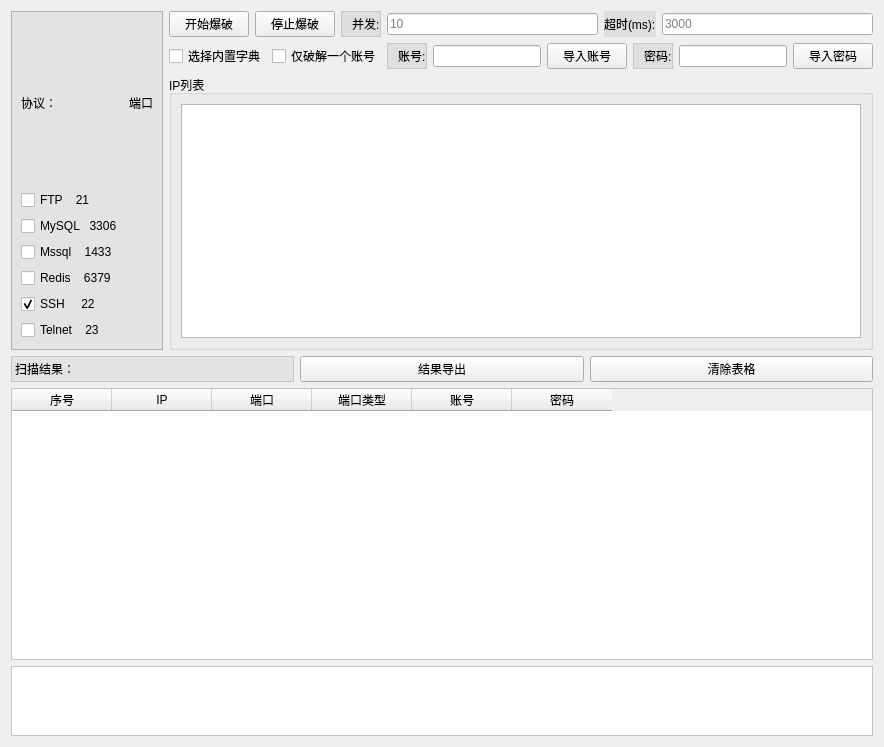
          <widget class="QWidget" name="tab_13">
           <attribute name="title">
            <string>暴力破解</string>
           </attribute>
           <layout class="QGridLayout" name="gridLayout_6">
            <item row="0" column="0">
             <layout class="QVBoxLayout" name="verticalLayout_6" stretch="5,1,4,1">
              <item>
               <layout class="QHBoxLayout" name="horizontalLayout_14" stretch="0,0">
                <item>
                 <widget class="QFrame" name="frame_22">
                  <property name="styleSheet">
                   <string notr="true">QFrame{
	background-color:rgb(227, 227, 227);
}</string>
                  </property>
                  <property name="frameShape">
                   <enum>QFrame::StyledPanel</enum>
                  </property>
                  <property name="frameShadow">
                   <enum>QFrame::Raised</enum>
                  </property>
                  <layout class="QGridLayout" name="gridLayout" rowstretch="0,0,0,0,0,0,0">
                   <item row="6" column="0">
                    <widget class="QCheckBox" name="checkBox_10">
                     <property name="text">
                      <string>Telnet    23</string>
                     </property>
                     <property name="checked">
                      <bool>false</bool>
                     </property>
                     <attribute name="buttonGroup">
                      <string notr="true">buttonGroup_7</string>
                     </attribute>
                    </widget>
                   </item>
                   <item row="2" column="0">
                    <widget class="QCheckBox" name="checkBox_5">
                     <property name="text">
                      <string>MySQL   3306</string>
                     </property>
                     <property name="checked">
                      <bool>false</bool>
                     </property>
                     <attribute name="buttonGroup">
                      <string notr="true">buttonGroup_7</string>
                     </attribute>
                    </widget>
                   </item>
                   <item row="0" column="0">
                    <widget class="QLabel" name="label_61">
                     <property name="text">
                      <string>协议：</string>
                     </property>
                    </widget>
                   </item>
                   <item row="3" column="0">
                    <widget class="QCheckBox" name="checkBox_6">
                     <property name="text">
                      <string>Mssql    1433</string>
                     </property>
                     <property name="checked">
                      <bool>false</bool>
                     </property>
                     <attribute name="buttonGroup">
                      <string notr="true">buttonGroup_7</string>
                     </attribute>
                    </widget>
                   </item>
                   <item row="1" column="0">
                    <widget class="QCheckBox" name="checkBox_4">
                     <property name="text">
                      <string>FTP    21</string>
                     </property>
                     <property name="checked">
                      <bool>false</bool>
                     </property>
                     <attribute name="buttonGroup">
                      <string notr="true">buttonGroup_7</string>
                     </attribute>
                    </widget>
                   </item>
                   <item row="4" column="0">
                    <widget class="QCheckBox" name="checkBox_7">
                     <property name="text">
                      <string>Redis    6379</string>
                     </property>
                     <attribute name="buttonGroup">
                      <string notr="true">buttonGroup_7</string>
                     </attribute>
                    </widget>
                   </item>
                   <item row="5" column="0">
                    <widget class="QCheckBox" name="checkBox_9">
                     <property name="text">
                      <string>SSH     22</string>
                     </property>
                     <property name="checked">
                      <bool>true</bool>
                     </property>
                     <attribute name="buttonGroup">
                      <string notr="true">buttonGroup_7</string>
                     </attribute>
                    </widget>
                   </item>
                   <item row="0" column="1">
                    <widget class="QLabel" name="label_62">
                     <property name="text">
                      <string>端口</string>
                     </property>
                    </widget>
                   </item>
                  </layout>
                 </widget>
                </item>
                <item>
                 <layout class="QVBoxLayout" name="verticalLayout_5" stretch="1,1,5">
                  <item>
                   <layout class="QHBoxLayout" name="horizontalLayout_10">
                    <item>
                     <widget class="QPushButton" name="pushButton_13">
                      <property name="text">
                       <string>开始爆破</string>
                      </property>
                     </widget>
                    </item>
                    <item>
                     <widget class="QPushButton" name="pushButton_9">
                      <property name="text">
                       <string>停止爆破</string>
                      </property>
                     </widget>
                    </item>
                    <item>
                     <widget class="QLabel" name="label_12">
                      <property name="styleSheet">
                       <string notr="true">QLabel{
	border:1px solid rgb(197, 197, 197);
	background-color:rgb(223, 223, 223)
}</string>
                      </property>
                      <property name="text">
                       <string>并发:</string>
                      </property>
                      <property name="margin">
                       <number>0</number>
                      </property>
                      <property name="indent">
                       <number>10</number>
                      </property>
                     </widget>
                    </item>
                    <item>
                     <widget class="QLineEdit" name="lineEdit_9">
                      <property name="placeholderText">
                       <string>10</string>
                      </property>
                     </widget>
                    </item>
                    <item>
                     <widget class="QLabel" name="label_11">
                      <property name="styleSheet">
                       <string notr="true">QLabel{
	border:1px solid #rgb(0, 0, 0);
	background-color:rgb(223, 223, 223)
}</string>
                      </property>
                      <property name="text">
                       <string>超时(ms):</string>
                      </property>
                     </widget>
                    </item>
                    <item>
                     <widget class="QLineEdit" name="lineEdit_8">
                      <property name="placeholderText">
                       <string>3000</string>
                      </property>
                     </widget>
                    </item>
                   </layout>
                  </item>
                  <item>
                   <layout class="QHBoxLayout" name="horizontalLayout_11">
                    <item>
                     <widget class="QCheckBox" name="checkBox_2">
                      <property name="text">
                       <string>选择内置字典</string>
                      </property>
                      <attribute name="buttonGroup">
                       <string notr="true">buttonGroup_8</string>
                      </attribute>
                     </widget>
                    </item>
                    <item>
                     <widget class="QCheckBox" name="checkBox_3">
                      <property name="text">
                       <string>仅破解一个账号</string>
                      </property>
                      <attribute name="buttonGroup">
                       <string notr="true">buttonGroup_8</string>
                      </attribute>
                     </widget>
                    </item>
                    <item>
                     <widget class="QLabel" name="label_14">
                      <property name="styleSheet">
                       <string notr="true">QLabel{
	border:1px solid rgb(197, 197, 197);
	background-color:rgb(223, 223, 223)
}</string>
                      </property>
                      <property name="text">
                       <string>账号:</string>
                      </property>
                      <property name="margin">
                       <number>0</number>
                      </property>
                      <property name="indent">
                       <number>10</number>
                      </property>
                     </widget>
                    </item>
                    <item>
                     <widget class="QLineEdit" name="lineEdit_10">
                      <property name="placeholderText">
                       <string/>
                      </property>
                      <property name="clearButtonEnabled">
                       <bool>false</bool>
                      </property>
                     </widget>
                    </item>
                    <item>
                     <widget class="QPushButton" name="pushButton_15">
                      <property name="text">
                       <string>导入账号</string>
                      </property>
                     </widget>
                    </item>
                    <item>
                     <widget class="QLabel" name="label_15">
                      <property name="styleSheet">
                       <string notr="true">QLabel{
	border:1px solid rgb(197, 197, 197);
	background-color:rgb(223, 223, 223)
}</string>
                      </property>
                      <property name="text">
                       <string>密码:</string>
                      </property>
                      <property name="margin">
                       <number>0</number>
                      </property>
                      <property name="indent">
                       <number>10</number>
                      </property>
                     </widget>
                    </item>
                    <item>
                     <widget class="QLineEdit" name="lineEdit_11">
                      <property name="placeholderText">
                       <string/>
                      </property>
                     </widget>
                    </item>
                    <item>
                     <widget class="QPushButton" name="pushButton_17">
                      <property name="text">
                       <string>导入密码</string>
                      </property>
                     </widget>
                    </item>
                   </layout>
                  </item>
                  <item>
                   <widget class="QGroupBox" name="groupBox_2">
                    <property name="title">
                     <string>IP列表</string>
                    </property>
                    <layout class="QHBoxLayout" name="horizontalLayout_12">
                     <item>
                      <widget class="QPlainTextEdit" name="plainTextEdit_3">
                       <property name="styleSheet">
                        <string notr="true">QTextEdit{
background-color:rgb(255, 255, 255)
}</string>
                       </property>
                       <property name="plainText">
                        <string/>
                       </property>
                       <property name="placeholderText">
                        <string>请输入IP，以逗号分隔，或一行一个。</string>
                       </property>
                      </widget>
                     </item>
                    </layout>
                   </widget>
                  </item>
                 </layout>
                </item>
               </layout>
              </item>
              <item>
               <layout class="QHBoxLayout" name="horizontalLayout_13">
                <item>
                 <widget class="QLabel" name="label_13">
                  <property name="styleSheet">
                   <string notr="true">QLabel{
	border:1px solid rgb(197, 197, 197);
	background-color:rgb(227, 227, 227);
}</string>
                  </property>
                  <property name="text">
                   <string>扫描结果：</string>
                  </property>
                 </widget>
                </item>
                <item>
                 <widget class="QPushButton" name="pushButton_14">
                  <property name="text">
                   <string>结果导出</string>
                  </property>
                 </widget>
                </item>
                <item>
                 <widget class="QPushButton" name="pushButton_37">
                  <property name="text">
                   <string>清除表格</string>
                  </property>
                 </widget>
                </item>
               </layout>
              </item>
              <item>
               <widget class="QTableWidget" name="burstResultTable">
                <property name="styleSheet">
                 <string notr="true">QTableWidget{
background-color:rgb(255, 255, 255)
}</string>
                </property>
                <column>
                 <property name="text">
                  <string>序号</string>
                 </property>
                </column>
                <column>
                 <property name="text">
                  <string>IP</string>
                 </property>
                </column>
                <column>
                 <property name="text">
                  <string>端口</string>
                 </property>
                </column>
                <column>
                 <property name="text">
                  <string>端口类型</string>
                 </property>
                </column>
                <column>
                 <property name="text">
                  <string>账号</string>
                 </property>
                </column>
                <column>
                 <property name="text">
                  <string>密码</string>
                 </property>
                </column>
               </widget>
              </item>
              <item>
               <widget class="QTextBrowser" name="textBrowser_3">
                <property name="styleSheet">
                 <string notr="true">QTextBrowser{
	border:1px solid rgb(197, 197, 197);
	background-color:rgb(255, 255, 255);
}</string>
                </property>
               </widget>
              </item>
             </layout>
            </item>
           </layout>
          </widget>
